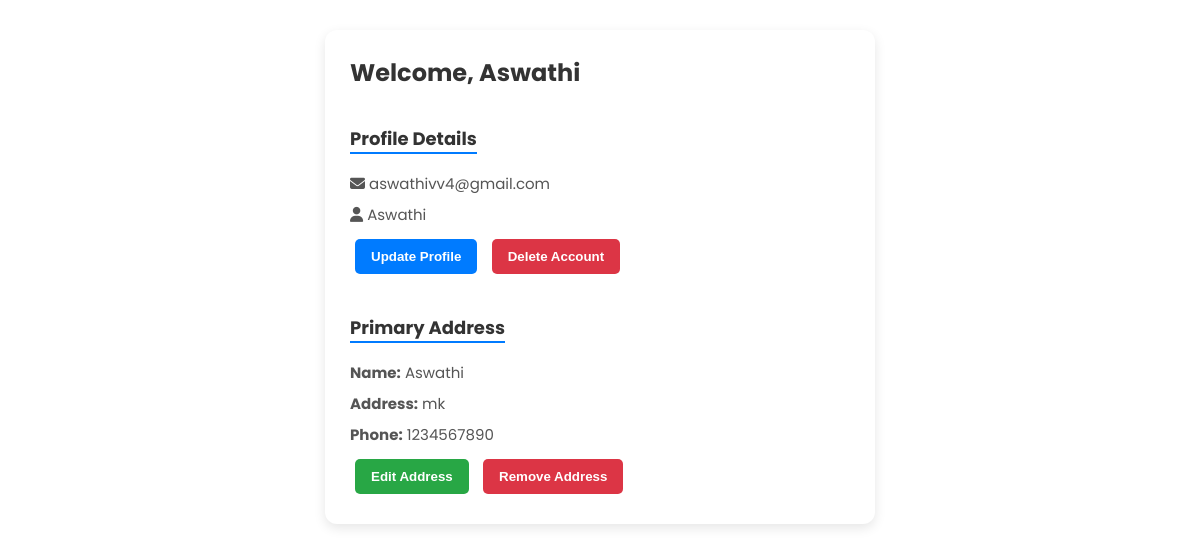
Screenshot of /profile/ (signed in) with the database file from the repository.
### app/models.py (models this page shows)
class Profile(models.Model):
    user = models.OneToOneField(User, on_delete=models.CASCADE)
    primary_address=models.ForeignKey(Address, on_delete=models.SET_NULL,null=True,blank=True)

class Address(models.Model):
    user = models.ForeignKey(User, on_delete=models.CASCADE)
    name = models.CharField(max_length=255)
    address = models.TextField()
    phone_number = models.CharField(max_length=20)

### app/views.py (the view)
# urls.py: path('profile/', views.profile_view, name='profile_view'),
@login_required
def profile_view(request):
    profile, created = Profile.objects.get_or_create(user=request.user)
    addresses = Address.objects.filter(user=request.user)
    return render(request, 'user/profile.html', {'profile': profile, 'addresses': addresses})

### templates/user/profile.html (shortened to what this page needs)
<!DOCTYPE html>
<html lang="en">
<head>
    <link rel="stylesheet" href="https://cdnjs.cloudflare.com/ajax/libs/font-awesome/6.5.1/css/all.min.css">
</head>
<body>
<div class="profile-container">
    <h2>Welcome, {{ user.first_name }}</h2>
    <div class="profile-details">
        <h3 class="section-title">Profile Details</h3>
        <p><i class="fa-solid fa-envelope"></i> {{ user.username }}</p>
        <p><i class="fa-solid fa-user"></i> {{ user.first_name }}</p>
        <button class="btn btn-primary" onclick="openModal('updateProfileModal')">Update Profile</button>
        <button class="btn btn-danger" onclick="openModal('deleteAccountModal')">Delete Account</button>
    </div>
    <div class="address-details">
        <h3 class="section-title">Primary Address</h3>
        {% if profile.primary_address %}
            <p><strong>Name:</strong> {{ profile.primary_address.name }}</p>
            <p><strong>Address:</strong> {{ profile.primary_address.address }}</p>
            <p><strong>Phone:</strong> {{ profile.primary_address.phone_number }}</p>
            <button class="btn btn-success" onclick="openEditModal('{{ profile.primary_address.id }}', '{{ profile.primary_address.name|escapejs }}', '{{ profile.primary_address.address|escapejs }}', '{{ profile.primary_address.phone_number|escapejs }}')">Edit Address</button>
            <button class="btn btn-danger" onclick="openDeleteModal('{{ profile.primary_address.id }}')">Remove Address</button>
        {% else %}
            <p>No address found. Please add your address details.</p>
            <button class="btn btn-primary" onclick="openAddModal()">Add Address</button>
        {% endif %}
    </div>
</div>
</body>
</html>

### templates/user/profile.html (style rules this page uses)
body { font-family: 'Poppins', sans-serif; background-color: white; margin: 0; padding: 0; display: flex; justify-content: center; align-items: flex-start; min-height: 100vh; }
.profile-container { background-color: #fff; width: 90%; max-width: 500px; border-radius: 12px; box-shadow: 0 4px 12px rgba(0, 0, 0, 0.1); padding: 25px; margin: 30px 0; transition: all 0.3s ease-in-out; }
h2, h3 { margin: 0; color: #333; }
.section-title { margin: 20px 0 10px; font-size: 18px; border-bottom: 2px solid #007bff; display: inline-block; }
.profile-details, .address-details { margin-top: 15px; }
.profile-details p, .address-details p { margin: 8px 0; font-size: 15px; color: #555; }
.btn { padding: 10px 16px; border: none; border-radius: 5px; cursor: pointer; margin: 5px; color: #fff; font-weight: 600; transition: background-color 0.3s ease, transform 0.2s ease; }
.btn-primary { background-color: #007bff; }
.btn-success { background-color: #28a745; }
.btn-danger { background-color: #dc3545; }

### rows the page displays
Profile: primary_address.name "Aswathi", primary_address.address "mk", primary_address.phone_number "1234567890"

### other values shown
{{ user.first_name }} "Aswathi"
{{ user.username }} "aswathivv4@gmail.com"
